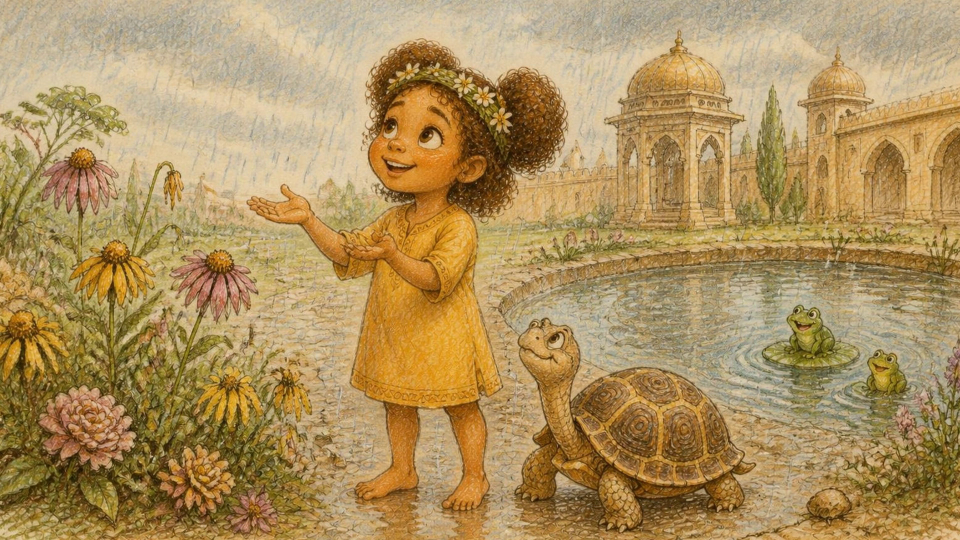
#> input picture book/ep1-lost-rain-song/art/s10_502.75.jpg, 1920 x 1080 px, given in place of s10_502.75.jpg.jpg, which was not available (shown at 1/2 size)
$ python -i build.py   (imports and definitions only)
#> lines starting #> are read from the running program, lines starting #| are printed output that depends on the picture; pictures that were not available may be replaced by others from this repository, and a replacement may not be noted
#!/usr/bin/env python3
"""Build the Princess Baylin Ep1 picture book PDFs from text.md and art/.

Outputs (in out/ next to this script unless --out is given):
  interior-kdp.pdf  8.625 x 8.75 in pages (8.5 x 8.5 trim + 0.125 in bleed outside, top, bottom)
  cover-kdp.pdf     full wrap: back + spine + front, 0.125 in bleed all round
  etsy-screen.pdf   8.5 x 8.5 in, no bleed, RGB, compressed, cover as page 1
Requires: reportlab, Pillow. Fonts: Kalam (OFL).
"""
import argparse, io, os, re
from PIL import Image, ImageFilter
from reportlab.pdfgen import canvas
from reportlab.lib.units import inch
from reportlab.lib.utils import ImageReader
from reportlab.pdfbase import pdfmetrics
from reportlab.pdfbase.ttfonts import TTFont
from reportlab.platypus import Paragraph, Frame
from reportlab.lib.styles import ParagraphStyle
from reportlab.lib.enums import TA_CENTER, TA_LEFT
from reportlab.lib.colors import HexColor

HERE = os.path.dirname(os.path.abspath(__file__))
FONT_DIRS = [os.path.join(HERE, 'fonts'), '/usr/share/fonts/truetype/sand-box/google/Kalam']
# [6 lines left out: function font, not called in this run]
# [2 lines not run here, left out]

PAPER = (247, 239, 221)
# [1 line that did not run here, left out]
# [1 line that did not run here, left out]
# [1 line that did not run here, left out]
# [1 line that did not run here, left out]
# [1 line that did not run here, left out]
PAGES_PER_INCH_SPINE = 0.002347  # KDP premium colour, white paper (assumption, verify in KDP cover calculator)

# [23 lines left out: function parse, not called in this run]

_cache = {}
def art(name, crop=None, fade='bottom', maxw=None, q=90, fade_frac=0.10, paper=PAPER):
    """Return an ImageReader of the frame, optionally cropped, with an edge faded into paper."""
#> called with name = 'art/s10_502.75.jpg', fade = 'bottom', q = 90, fade_frac = 0.1, paper = (247, 239, 221)
    key = (name, crop, fade, maxw, q, fade_frac, paper)
    if key in _cache: return _cache[key]
    im = Image.open(os.path.join(HERE, 'art', name + '.jpg')).convert('RGB')
#> im is the input picture: PIL image 1920x1080 RGB; mean R, G, B 174, 145.1, 94
    if crop:
        z, fx, fy = [float(v) for v in crop.split()]
        w, h = im.size; cw, ch = int(w / z), int(h / z)
        x0, y0 = int((w - cw) * fx), int((h - ch) * fy)
        im = im.crop((x0, y0, x0 + cw, y0 + ch)).resize((w, h), Image.LANCZOS)
    if maxw and im.width > maxw:
        im = im.resize((maxw, int(im.height * maxw / im.width)), Image.LANCZOS)
    w, h = im.size
#> w = 1920; h = 1080
    if fade:
        paper = Image.new('RGB', im.size, paper)
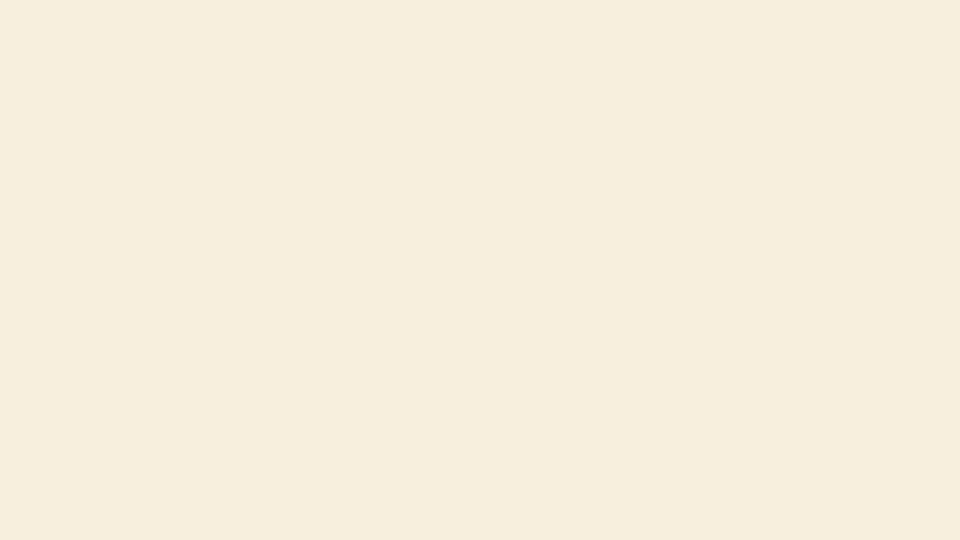
#> paper: PIL image 1920x1080 RGB (shown at 1/2 size); mean R, G, B 247, 239, 221
        mask = Image.new('L', im.size, 255)
#> mask: PIL image 1920x1080 L; every value is 255
        fh = int(h * fade_frac)
#> fh = 108
        px = mask.load()
        for y in range(fh):
            a = int(255 * (y / fh) ** 1.4)
            yy = h - 1 - y if fade == 'bottom' else y
            for x in range(w):
                px[x, yy] = a
        im = Image.composite(im, paper, mask)
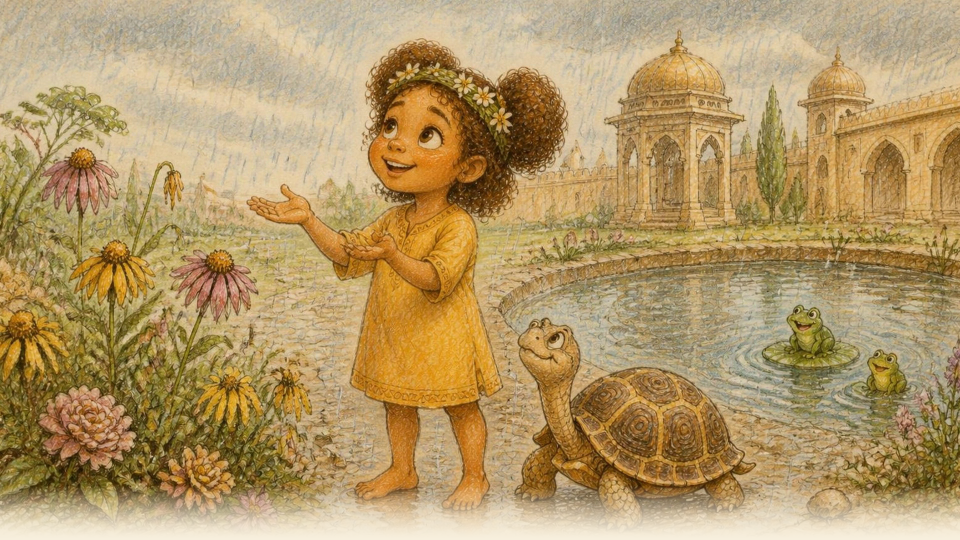
#> im: PIL image 1920x1080 RGB (shown at 1/2 size); mean R, G, B 179.1, 151.8, 103
    buf = io.BytesIO(); im.save(buf, 'JPEG', quality=q, optimize=True); buf.seek(0)
#> (the run stopped early here; a loop or call above may not have finished)

$ run again, on book/ep1-lost-rain-song/art/s12_593.75.jpg
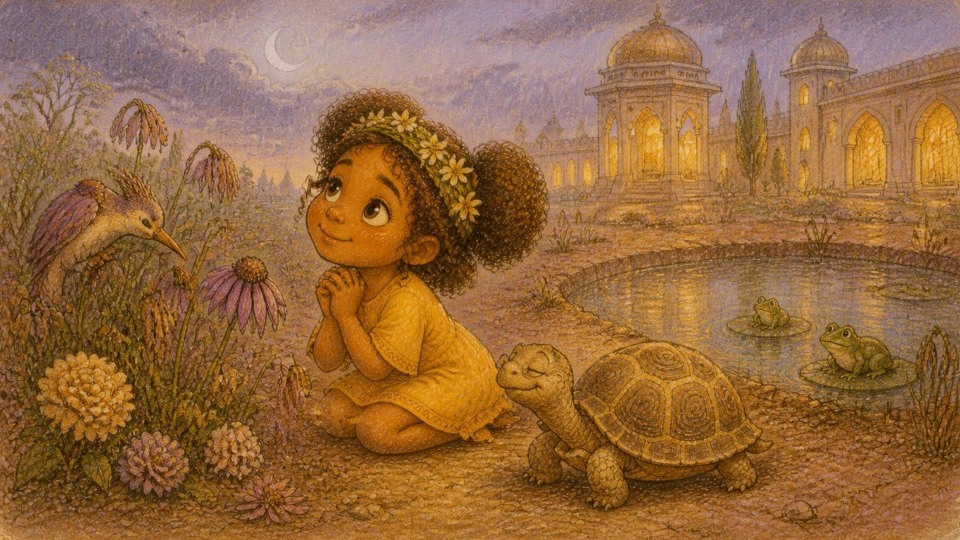
#> input picture book/ep1-lost-rain-song/art/s12_593.75.jpg, 1920 x 1080 px, given in place of s12_593.75.jpg.jpg, which was not available (shown at 1/2 size)
#> in art, im is the input picture: PIL image 1920x1080 RGB; mean R, G, B 149.7, 104.8, 62.2
#> mask: PIL image 1920x1080 L; every value is 255
#> in art, `im = Image.composite(im, paper, mask)`:
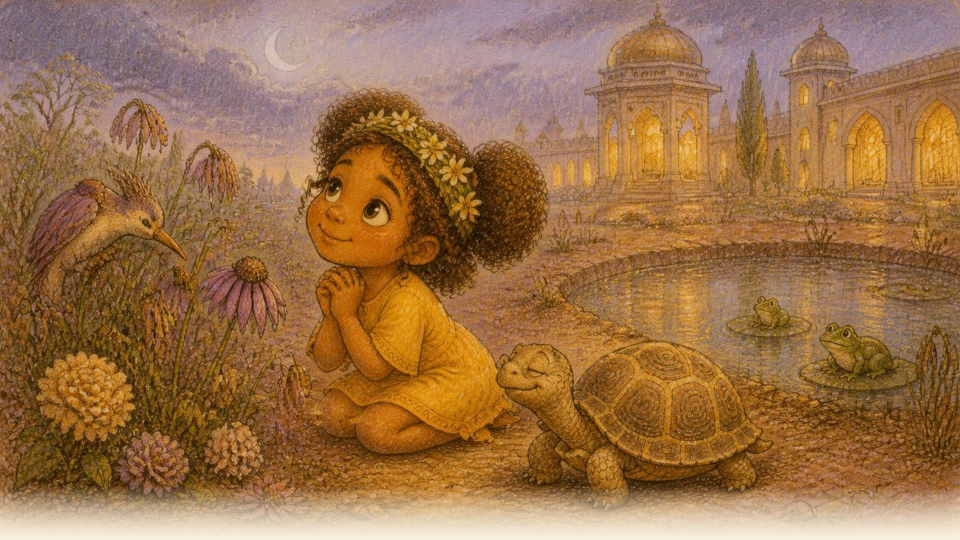
#> im: PIL image 1920x1080 RGB (shown at 1/2 size); mean R, G, B 155.2, 113.1, 72.7

$ run again, on book/ep1-lost-rain-song/art/s1_43.75.jpg
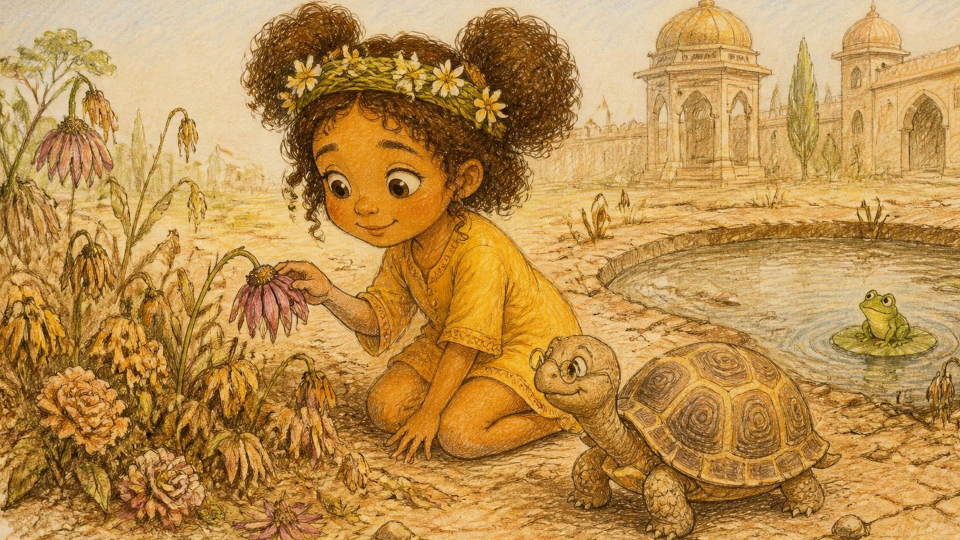
#> input picture book/ep1-lost-rain-song/art/s1_43.75.jpg, 1920 x 1080 px, given in place of s1_43.75.jpg.jpg, which was not available (shown at 1/2 size)
#> in art, im is the input picture: PIL image 1920x1080 RGB; mean R, G, B 187.3, 142.6, 77.4
#> mask: PIL image 1920x1080 L; every value is 255
#> in art, `im = Image.composite(im, paper, mask)`:
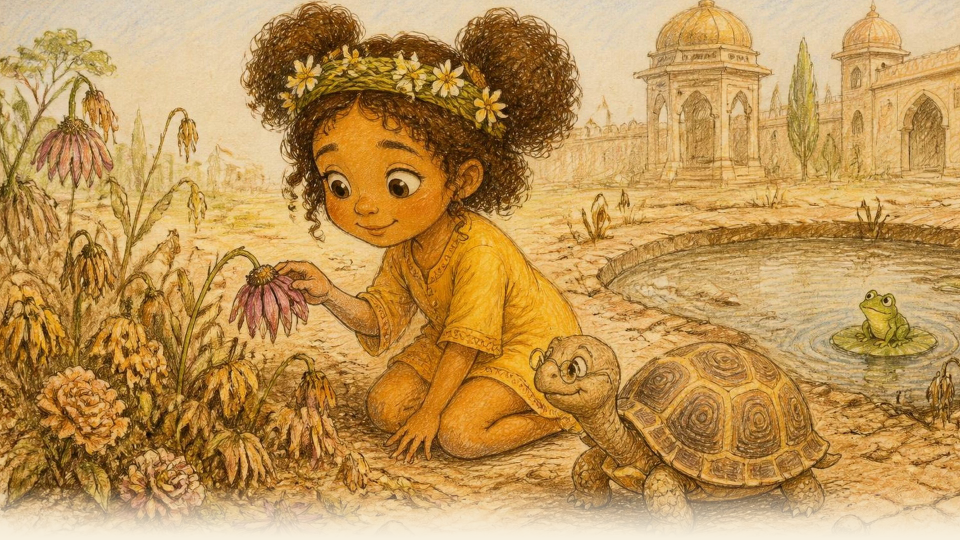
#> im: PIL image 1920x1080 RGB (shown at 1/2 size); mean R, G, B 190.9, 148.7, 86.4

$ run again, on book/ep1-lost-rain-song/art/s1_64.75.jpg
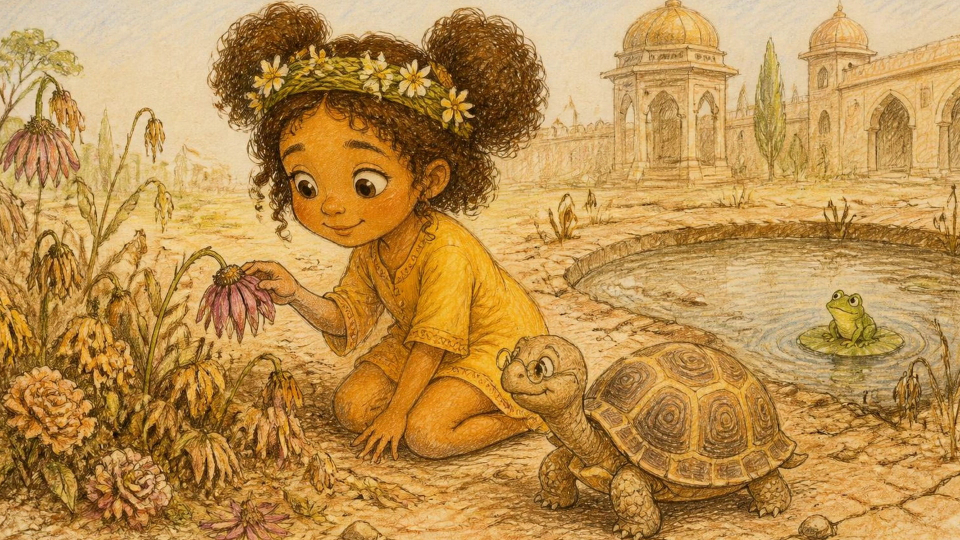
#> input picture book/ep1-lost-rain-song/art/s1_64.75.jpg, 1920 x 1080 px, given in place of s1_64.75.jpg.jpg, which was not available (shown at 1/2 size)
#> in art, im is the input picture: PIL image 1920x1080 RGB; mean R, G, B 188.1, 143.3, 78.1
#> mask: PIL image 1920x1080 L; every value is 255
#> in art, `im = Image.composite(im, paper, mask)`:
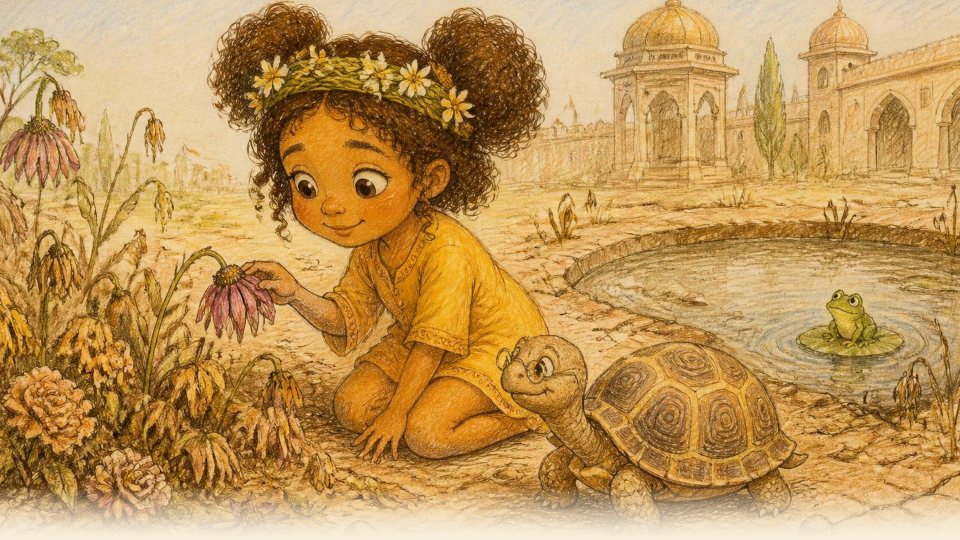
#> im: PIL image 1920x1080 RGB (shown at 1/2 size); mean R, G, B 191.6, 149.4, 87
